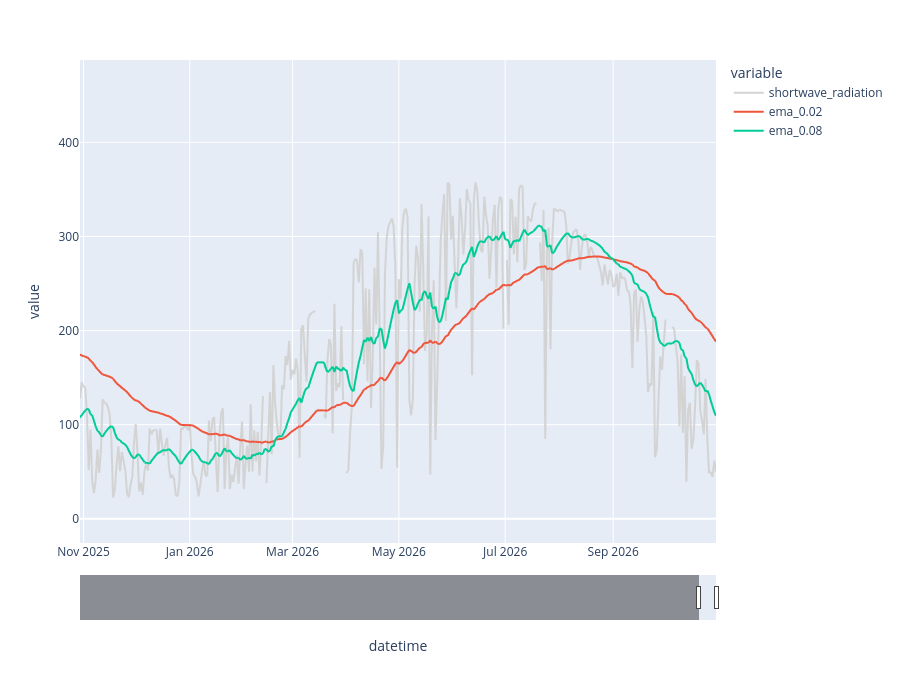

The notebook cell saved with this chart:
### Markdown cell above
## Alpha in EMA

### Code cell
ema_df = daily_df[["shortwave_radiation"]].copy()
prev = ma_df["shortwave_radiation"].shift(1)


for alpha in [0.02, 0.08]:
    ema_df[f"ema_{alpha}"] = (
        prev.ewm(alpha=alpha, adjust=False).mean()
    )
    metrics.append(
        {
            "algorithm": "EMA",
            "alpha": alpha,
            **calculate_metrics(ema_df["shortwave_radiation"], ema_df[f"ema_{alpha}"]),
        }
    )


fig = line_with_slider(
    df=ema_df,
    window=pd.DateOffset(years=1),
    color_discrete_map={"shortwave_radiation": "lightgray"},
)
fig.show()

display(pd.DataFrame(metrics))

### Figure 1 — Plotly figure (JSON) as saved in the notebook; plotly's stock layout.template omitted (floating-point values rounded to 4 significant figures; data arrays with more than 128 entries replaced by an {"elided": "..."} marker saying what was removed)
{"data": [{"hovertemplate": "variable=shortwave_radiation<br>datetime=%{x}<br>value=%{y}<extra></extra>", "legendgroup": "shortwave_radiation", "line": {"color": "lightgray", "dash": "solid"}, "marker": {"symbol": "circle"}, "mode": "lines", "name": "shortwave_radiation", "showlegend": true, "type": "scattergl", "x": {"elided": "13452 str values"}, "xaxis": "x", "y": {"elided": "13452 float values"}, "yaxis": "y"}, {"hovertemplate": "variable=ema_0.02<br>datetime=%{x}<br>value=%{y}<extra></extra>", "legendgroup": "ema_0.02", "line": {"color": "#EF553B", "dash": "solid"}, "marker": {"symbol": "circle"}, "mode": "lines", "name": "ema_0.02", "showlegend": true, "type": "scattergl", "x": {"elided": "13452 str values"}, "xaxis": "x", "y": {"elided": "13452 float values"}, "yaxis": "y"}, {"hovertemplate": "variable=ema_0.08<br>datetime=%{x}<br>value=%{y}<extra></extra>", "legendgroup": "ema_0.08", "line": {"color": "#00cc96", "dash": "solid"}, "marker": {"symbol": "circle"}, "mode": "lines", "name": "ema_0.08", "showlegend": true, "type": "scattergl", "x": {"elided": "13452 str values"}, "xaxis": "x", "y": {"elided": "13452 float values"}, "yaxis": "y"}], "layout": {"height": 700, "legend": {"title": {"text": "variable"}, "tracegroupgap": 0}, "margin": {"t": 60}, "xaxis": {"anchor": "y", "domain": [0, 1], "range": ["2025-10-30T00:00:00+00:00", "2026-10-30T00:00:00+00:00"], "rangeslider": {"thickness": 0.08, "visible": true}, "title": {"text": "datetime"}}, "yaxis": {"anchor": "x", "domain": [0, 1], "title": {"text": "value"}}}}
